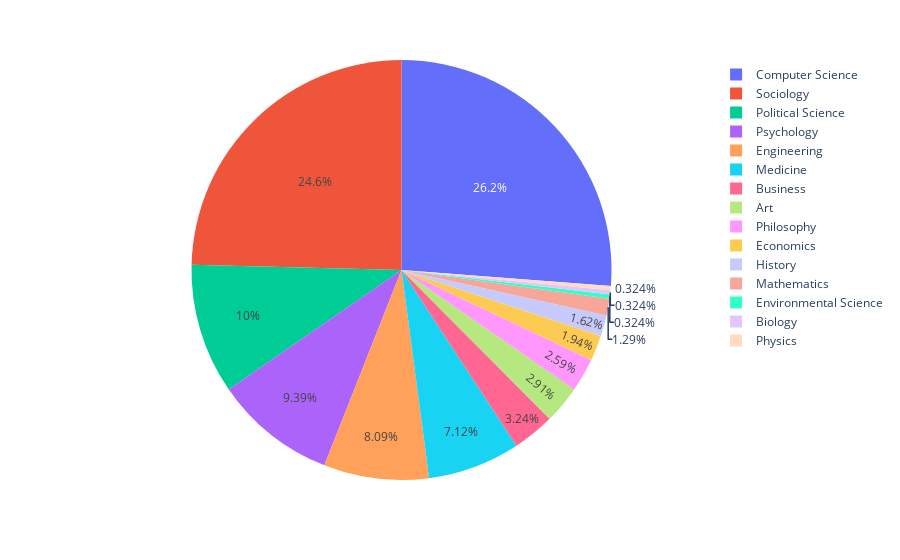

Notebook code for this chart:
### Code cell
px.pie(fieldStatsDf, names='field', values='n_papers', height=600)

### Figure 1 — Plotly figure (JSON) as saved in the notebook; plotly's stock layout.template omitted (floating-point values rounded to 4 significant figures)
{"data": [{"domain": {"x": [0, 1], "y": [0, 1]}, "hovertemplate": "field=%{label}<br>n_papers=%{value}<extra></extra>", "labels": ["Medicine", "History", "Sociology", "Psychology", "Computer Science", "Engineering", "Philosophy", "Political Science", "Mathematics", "Art", "Economics", "Business", "Environmental Science", "Biology", "Physics"], "legendgroup": "", "name": "", "showlegend": true, "type": "pie", "values": [22, 5, 76, 29, 81, 25, 8, 31, 4, 9, 6, 10, 1, 1, 1]}], "layout": {"autosize": true, "legend": {"tracegroupgap": 0}, "margin": {"t": 60}}}
